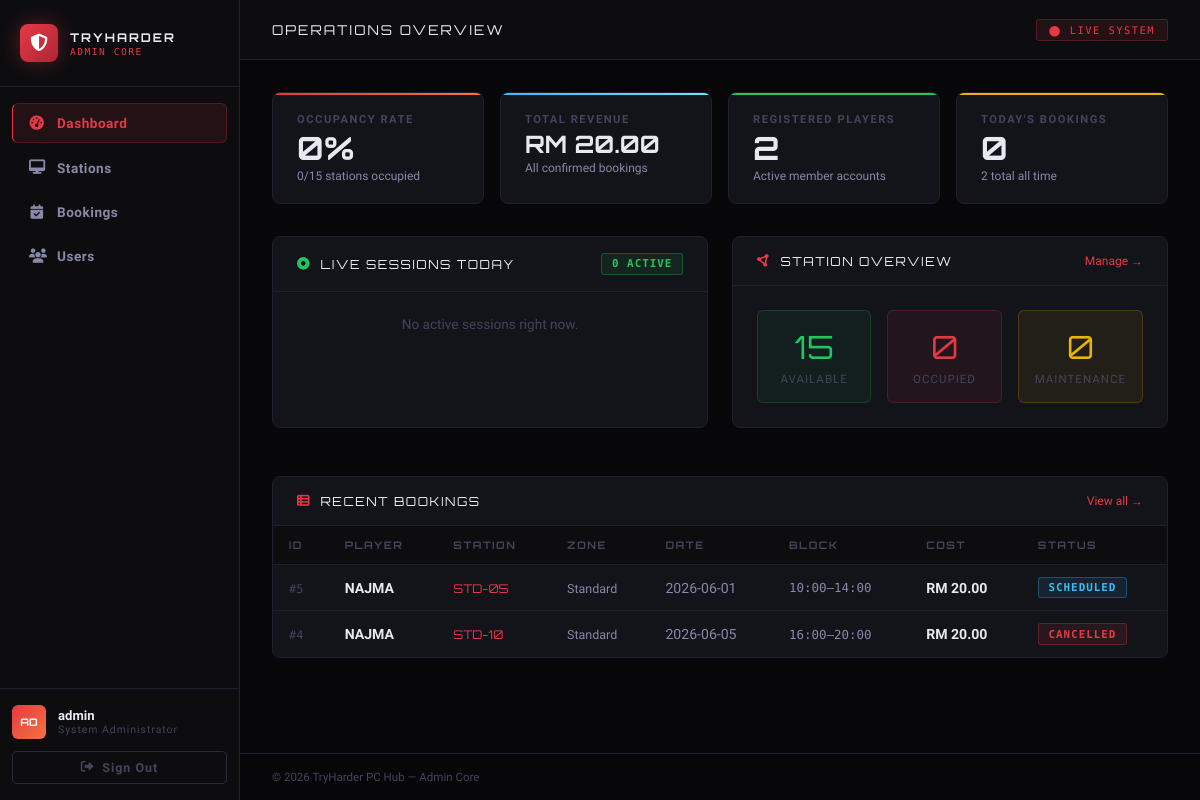
Page /admin/dashboard.php (signed in) on the committed database.
### tables this page shows
CREATE TABLE IF NOT EXISTS `users` (
  `user_id` int NOT NULL AUTO_INCREMENT,
  `full_name` varchar(150) NOT NULL,
  `username` varchar(50) NOT NULL,
  `avatar_key` varchar(30) NOT NULL DEFAULT 'gamepad',
  `password` varchar(255) NOT NULL,
  `total_hours` decimal(8,2) NOT NULL DEFAULT '0.00',
  `membership` enum('Bronze','Silver','Gold','Platinum') NOT NULL DEFAULT 'Bronze',
  `is_admin` tinyint(1) NOT NULL DEFAULT '0',
  `created_at` datetime NOT NULL DEFAULT CURRENT_TIMESTAMP,
  PRIMARY KEY (`user_id`),
  UNIQUE KEY `username` (`username`)
);

CREATE TABLE IF NOT EXISTS `bookings` (
  `booking_id` int NOT NULL AUTO_INCREMENT,
  `user_id` int NOT NULL,
  `station_id` int NOT NULL,
  `booking_date` date NOT NULL,
  `start_time` time NOT NULL,
  `duration_hrs` decimal(4,1) NOT NULL,
  `end_time` time NOT NULL,
  `total_cost` decimal(8,2) NOT NULL,
  `status` enum('scheduled','active','completed','cancelled') NOT NULL DEFAULT 'scheduled',
  `created_at` datetime NOT NULL DEFAULT CURRENT_TIMESTAMP,
  PRIMARY KEY (`booking_id`),
  KEY `fk_bookings_user` (`user_id`),
  KEY `fk_bookings_station` (`station_id`)
);

CREATE TABLE IF NOT EXISTS `stations` (
  `station_id` int NOT NULL AUTO_INCREMENT,
  `station_code` varchar(10) NOT NULL,
  `zone` enum('VIP','Standard') NOT NULL,
  `specs` varchar(100) NOT NULL,
  `rate_per_hour` decimal(5,2) NOT NULL DEFAULT '5.00',
  `status` enum('available','occupied','maintenance') NOT NULL DEFAULT 'available',
  PRIMARY KEY (`station_id`),
  UNIQUE KEY `station_code` (`station_code`)
);

### includes/db.php (called while the page is built, shortened)
<?php
function getDB(): PDO {
    static $pdo = null;
    if ($pdo === null) {
        $dsn = "mysql:host=" . DB_HOST . ";dbname=" . DB_NAME . ";charset=" . DB_CHARSET;
        $options = [
            PDO::ATTR_ERRMODE            => PDO::ERRMODE_EXCEPTION,
            PDO::ATTR_DEFAULT_FETCH_MODE => PDO::FETCH_ASSOC,
            PDO::ATTR_EMULATE_PREPARES   => false,
        ];
        try {
            $pdo = new PDO($dsn, DB_USER, DB_PASS, $options);
        } catch (PDOException $e) {
            die(json_encode(['error' => 'Database connection failed: ' . $e->getMessage()]));
        }
    }
    return $pdo;
}

### includes/auth.php (called while the page is built, shortened)
<?php
require_once __DIR__ . '/db.php';
function currentUser(): ?array {
    $s = getDB()->prepare("SELECT * FROM users WHERE user_id = ?");
    $s->execute([$_SESSION['uid']]);
    return $s->fetch() ?: null;
}
function requireAdmin(): array {
    $u = currentUser();
    return $u;
}

### admin/dashboard.php (the view, shortened to what this page needs)
<?php
require_once __DIR__ . '/../includes/db.php';
require_once __DIR__ . '/../includes/auth.php';
$adminUser    = requireAdmin();
$db           = getDB();
$totalStations  = $db->query("SELECT COUNT(*) FROM stations")->fetchColumn();
$occupied       = $db->query("SELECT COUNT(*) FROM stations WHERE status='occupied'")->fetchColumn();
$maintenance    = $db->query("SELECT COUNT(*) FROM stations WHERE status='maintenance'")->fetchColumn();
$available      = $db->query("SELECT COUNT(*) FROM stations WHERE status='available'")->fetchColumn();
$totalUsers     = $db->query("SELECT COUNT(*) FROM users WHERE is_admin=0")->fetchColumn();
$totalBookings  = $db->query("SELECT COUNT(*) FROM bookings")->fetchColumn();
$revenue        = $db->query("SELECT COALESCE(SUM(total_cost),0) FROM bookings WHERE status != 'cancelled'")->fetchColumn();
$todayBookings  = $db->query("SELECT COUNT(*) FROM bookings WHERE booking_date=CURDATE() AND status NOT IN ('cancelled')")->fetchColumn();
$occupancyRate  = $totalStations > 0 ? round(($occupied/$totalStations)*100) : 0;
$recentBookings = $db->query("
    SELECT b.*, u.username, s.station_code, s.zone
    FROM bookings b JOIN users u ON u.user_id=b.user_id JOIN stations s ON s.station_id=b.station_id
    ORDER BY b.created_at DESC LIMIT 8
")->fetchAll();
$activeSessions = $db->query("
    SELECT b.*, u.username, s.station_code
    FROM bookings b JOIN users u ON u.user_id=b.user_id JOIN stations s ON s.station_id=b.station_id
    WHERE b.booking_date=CURDATE() AND b.status IN ('scheduled','active')
    ORDER BY b.start_time ASC
")->fetchAll();
?>
<!DOCTYPE html>
<html lang="en">
<head>
<link rel="stylesheet" href="admin.css"/>
<link rel="stylesheet" href="https://cdnjs.cloudflare.com/ajax/libs/font-awesome/6.4.0/css/all.min.css"/>
</head>
<body>
<?php include __DIR__ . '/nav.php'; ?>
<div class="admin-main">
    <div class="admin-topbar">
        <span class="topbar-title">OPERATIONS OVERVIEW</span>
        <span class="topbar-badge">⬤ LIVE SYSTEM</span>
    </div>
    <div class="admin-body">
        <div class="stat-grid">
            <div class="stat-card red">
                <div class="stat-label">Occupancy Rate</div>
                <div class="stat-value"><?= $occupancyRate ?>%</div>
                <div class="stat-sub"><?= $occupied ?>/<?= $totalStations ?> stations occupied</div>
            </div>
            <div class="stat-card cyan">
                <div class="stat-label">Total Revenue</div>
                <div class="stat-value" style="font-size:1.5rem">RM <?= number_format($revenue,2) ?></div>
                <div class="stat-sub">All confirmed bookings</div>
            </div>
            <div class="stat-card green">
                <div class="stat-label">Registered Players</div>
                <div class="stat-value"><?= $totalUsers ?></div>
                <div class="stat-sub">Active member accounts</div>
            </div>
            <div class="stat-card yellow">
                <div class="stat-label">Today's Bookings</div>
                <div class="stat-value"><?= $todayBookings ?></div>
                <div class="stat-sub"><?= $totalBookings ?> total all time</div>
            </div>
        </div>
        <div style="display:grid;grid-template-columns:1fr 1fr;gap:1.5rem;margin-bottom:1.5rem">
            <div class="section-card">
                <div class="section-card-head">
                    <div class="section-card-title"><i class="fa-solid fa-circle-dot" style="color:var(--green)"></i>LIVE SESSIONS TODAY</div>
                    <span class="badge badge-green"><?= count($activeSessions) ?> active</span>
                </div>
                <div class="section-card-body" style="padding:0">
                    <?php if (!$activeSessions): ?>
                    <p style="padding:1.5rem;color:var(--text3);font-size:.85rem;text-align:center">No active sessions right now.</p>
                    <?php else: foreach ($activeSessions as $s): ?>
                    <div style="display:flex;align-items:center;justify-content:space-between;padding:.75rem 1.5rem;border-bottom:1px solid var(--border)">
                        <div style="display:flex;align-items:center;gap:.75rem">
                            <span style="width:8px;height:8px;border-radius:50%;background:var(--green);flex-shrink:0;animation:pulse 2s infinite"></span>
                            <div>
                                <div style="font-family:var(--font-head);font-size:.75rem;color:var(--text)"><?= htmlspecialchars($s['station_code']) ?></div>
                                <div style="font-size:.75rem;color:var(--text3)"><?= htmlspecialchars($s['username']) ?> · <?= substr($s['start_time'],0,5) ?>–<?= substr($s['end_time'],0,5) ?></div>
                            </div>
                        </div>
                        <div style="display:flex;gap:.4rem">
                            <button class="btn-warn-sm" onclick="warnStation('<?= $s['station_code'] ?>')">Warn</button>
                            <button class="btn-danger-sm" onclick="killStation('<?= $s['station_code'] ?>')">Kill</button>
                        </div>
                    </div>
                    <?php endforeach; endif; ?>
                </div>
            </div>
            <div class="section-card">
                <div class="section-card-head">
                    <div class="section-card-title"><i class="fa-solid fa-circle-nodes"></i>STATION OVERVIEW</div>
                    <a href="stations.php" style="font-size:.75rem;color:var(--red)">Manage →</a>
                </div>
                <div class="section-card-body" style="display:grid;grid-template-columns:1fr 1fr 1fr;gap:1rem;text-align:center">
                    <div style="background:rgba(34,197,94,.07);border:1px solid rgba(34,197,94,.2);border-radius:6px;padding:1rem">
                        <div style="font-family:var(--font-head);font-size:2rem;color:var(--green)"><?= $available ?></div>
                        <div style="font-size:.72rem;color:var(--text3);letter-spacing:1px;text-transform:uppercase;margin-top:.3rem">Available</div>
                    </div>
                    <div style="background:rgba(230,57,70,.07);border:1px solid rgba(230,57,70,.2);border-radius:6px;padding:1rem">
                        <div style="font-family:var(--font-head);font-size:2rem;color:var(--red)"><?= $occupied ?></div>
                        <div style="font-size:.72rem;color:var(--text3);letter-spacing:1px;text-transform:uppercase;margin-top:.3rem">Occupied</div>
                    </div>
                    <div style="background:rgba(234,179,8,.07);border:1px solid rgba(234,179,8,.2);border-radius:6px;padding:1rem">
                        <div style="font-family:var(--font-head);font-size:2rem;color:var(--yellow)"><?= $maintenance ?></div>
                        <div style="font-size:.72rem;color:var(--text3);letter-spacing:1px;text-transform:uppercase;margin-top:.3rem">Maintenance</div>
                    </div>
                </div>
            </div>
        </div>
        <div class="section-card">
            <div class="section-card-head">
                <div class="section-card-title"><i class="fa-solid fa-table-list"></i>RECENT BOOKINGS</div>
                <a href="bookings.php" style="font-size:.75rem;color:var(--red)">View all →</a>
            </div>
            <div class="admin-table-wrap">
                <table>
                    <thead><tr><th>ID</th><th>Player</th><th>Station</th><th>Zone</th><th>Date</th><th>Block</th><th>Cost</th><th>Status</th></tr></thead>
                    <tbody>
                    <?php foreach ($recentBookings as $b):
                        $bc = match($b['status']) { 'scheduled'=>'badge-cyan','active'=>'badge-green','completed'=>'badge-gray','cancelled'=>'badge-red', default=>'badge-gray' };
                    ?>
                    <tr>
                        <td><span style="font-family:var(--font-mono);color:var(--text3);font-size:.75rem">#<?= $b['booking_id'] ?></span></td>
                        <td><strong style="color:var(--text)"><?= htmlspecialchars($b['username']) ?></strong></td>
                        <td><span style="font-family:var(--font-head);font-size:.75rem;color:var(--red)"><?= htmlspecialchars($b['station_code']) ?></span></td>
                        <td><span style="font-size:.78rem"><?= $b['zone'] ?></span></td>
                        <td><?= $b['booking_date'] ?></td>
                        <td style="font-family:var(--font-mono);font-size:.78rem"><?= substr($b['start_time'],0,5) ?>–<?= substr($b['end_time'],0,5) ?></td>
                        <td><strong style="color:var(--text)">RM <?= number_format($b['total_cost'],2) ?></strong></td>
                        <td><span class="badge <?= $bc ?>"><?= $b['status'] ?></span></td>
                    </tr>
                    <?php endforeach; ?>
                    </tbody>
                </table>
            </div>
        </div>
    </div>
    <div class="admin-footer">
        <span>&copy; 2026 TryHarder PC Hub — Admin Core</span>
    </div>
</div>
</body>
</html>

### admin/nav.php
<?php
$currentPage = basename($_SERVER['PHP_SELF'], '.php');
$pageMap = [
    'dashboard' => 'dashboard',
    'stations'  => 'stations',
    'bookings'  => 'bookings',
    'users'     => 'users',
];
$activePage = $pageMap[$currentPage] ?? '';
function navItem(string $href, string $icon, string $label, string $key, string $active): string {
    $cls = ($active === $key) ? 'nav-item active' : 'nav-item';
    return "<a href=\"$href\" class=\"$cls\"><i class=\"fa-solid fa-$icon\"></i><span>$label</span></a>";
}
?>
<aside class="admin-sidebar">
    <div class="sidebar-logo">
        <div class="logo-icon"><i class="fa-solid fa-shield-halved"></i></div>
        <div>
            <div class="logo-title">TRYHARDER</div>
            <div class="logo-sub">ADMIN CORE</div>
        </div>
    </div>
    <nav class="sidebar-nav">
        <?= navItem('dashboard.php', 'gauge-high',     'Dashboard', 'dashboard', $activePage) ?>
        <?= navItem('stations.php',  'desktop',        'Stations',  'stations',  $activePage) ?>
        <?= navItem('bookings.php',  'calendar-check', 'Bookings',  'bookings',  $activePage) ?>
        <?= navItem('users.php',     'users',          'Users',     'users',     $activePage) ?>
    </nav>
    <div class="sidebar-footer">
        <div class="admin-info">
            <div class="admin-avatar"><?= htmlspecialchars(strtoupper(substr($adminUser['username'], 0, 2))) ?></div>
            <div>
                <div class="admin-name"><?= htmlspecialchars($adminUser['username']) ?></div>
                <div class="admin-role">System Administrator</div>
            </div>
        </div>
        <form method="POST" action="../logout.php">
            <button type="submit" class="logout-btn">
                <i class="fa-solid fa-right-from-bracket"></i> Sign Out
            </button>
        </form>
    </div>
</aside>

### rows in the picture
users: username "AD", username "admin"
bookings: booking_id "5", user.username "NAJMA", station.station_code "STD-05", station.zone "Standard", booking_date "2026-06-01", start_time "10:00", end_time "14:00", total_cost "20.00", status "SCHEDULED"
bookings: booking_id "4", user.username "NAJMA", station.station_code "STD-10", station.zone "Standard", booking_date "2026-06-05", start_time "16:00", end_time "20:00", total_cost "20.00", status "CANCELLED"

### other values in the picture
$label "Dashboard Stations Bookings Users"
$occupancyRate "0"
$occupied "0"
$totalStations "15"
$revenue "20.00"
$totalUsers "2"
$todayBookings "0"
$totalBookings "2"
count($activeSessions) "0"
$available "15"
$maintenance "0"
